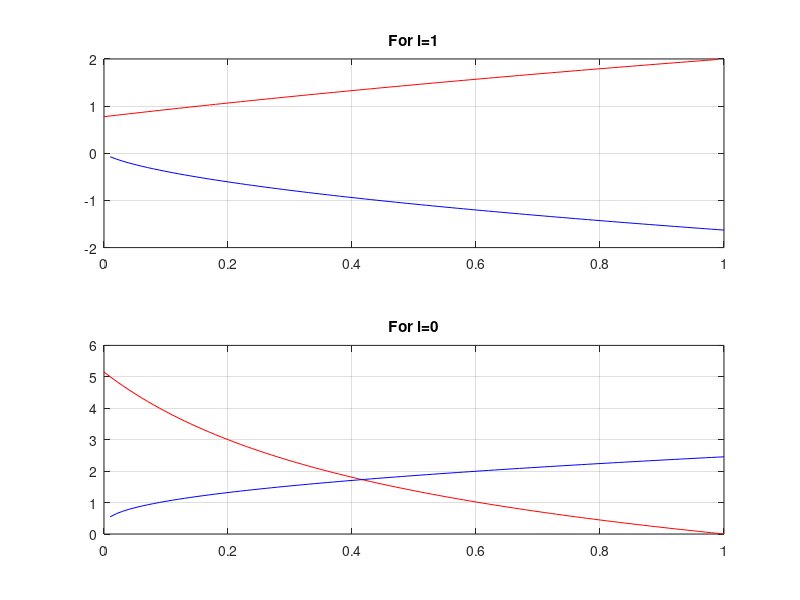

Reproduce this figure in MATLAB.
clc;
clear;
b=0:0.01:1;
V=2;
LHS1=[]; LHS2=[];
RHS1=[]; RHS2=[];
l=1;
LHS1=(V*(1-b).^0.5).*(besselj(l-l,(V.*(1-b).^0.5)))./besselj(l,(V.*(1-b).^0.5));
RHS1= -(V*(b).^0.5).*(besselk(l-1,(V.*(b).^0.5)))./(besselk(l,(V.*(b).^0.5)));

LHS2=(V*(1-b).^0.5).*(besselj(l,(V.*(1-b).^0.5)))./besselj(0,(V.*(1-b).^0.5));
RHS2= (V*(b).^0.5).*(besselk(1,(V.*(b).^0.5)))./(besselk(0,(V.*(b).^0.5)));

subplot(2,1,1)
plot(b,LHS1,'r');
hold on;
plot(b,RHS1,'b');
title('For l=1');
grid on;

subplot(2,1,2)
plot(b,LHS2,'r');
hold on;
plot(b,RHS2,'b');
title('For l=0');
grid on;